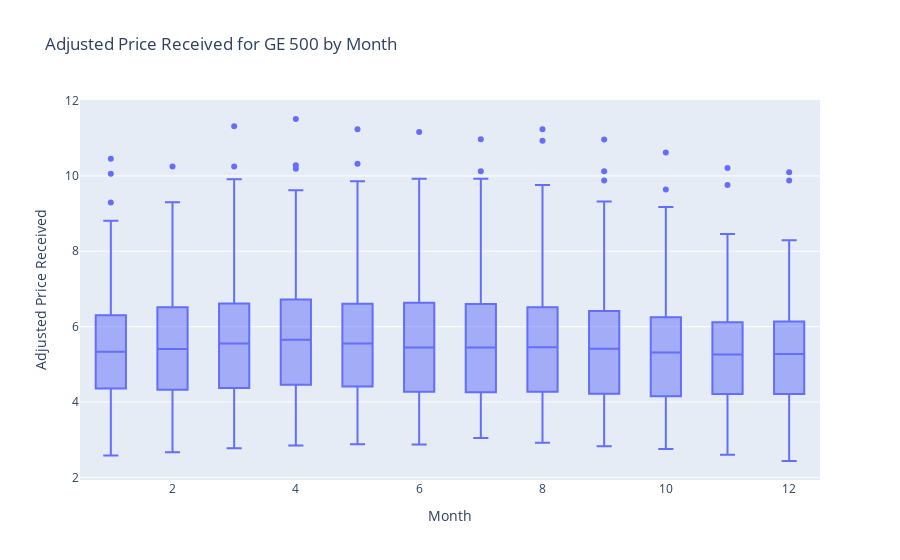

Write notebook code for a chart like this one.
### Code cell
import pandas as pd
import plotly.subplots as sp


# create a subplot grid with one row and one column
fig = sp.make_subplots(rows=1, cols=1)

# add a box plot of the adjusted price received by month to the subplot grid
fig.add_box(y=df['adj_price_received_ge_500_national'], x=df['month'], name='Price Received')

# update the layout of the plot
fig.update_layout(title='Adjusted Price Received for GE 500 by Month',
                  xaxis_title='Month',
                  yaxis_title='Adjusted Price Received')

fig.show()

### Figure 1 — Plotly figure (JSON) as saved in the notebook; plotly's stock layout.template omitted (floating-point values rounded to 4 significant figures; data arrays with more than 128 entries replaced by an {"elided": "..."} marker saying what was removed)
{"data": [{"name": "Price Received", "type": "box", "x": {"elided": "1326 int values"}, "y": {"elided": "1326 float values"}}], "layout": {"title": {"text": "Adjusted Price Received for GE 500 by Month"}, "xaxis": {"anchor": "y", "domain": [0, 1], "title": {"text": "Month"}}, "yaxis": {"anchor": "x", "domain": [0, 1], "title": {"text": "Adjusted Price Received"}}}}
